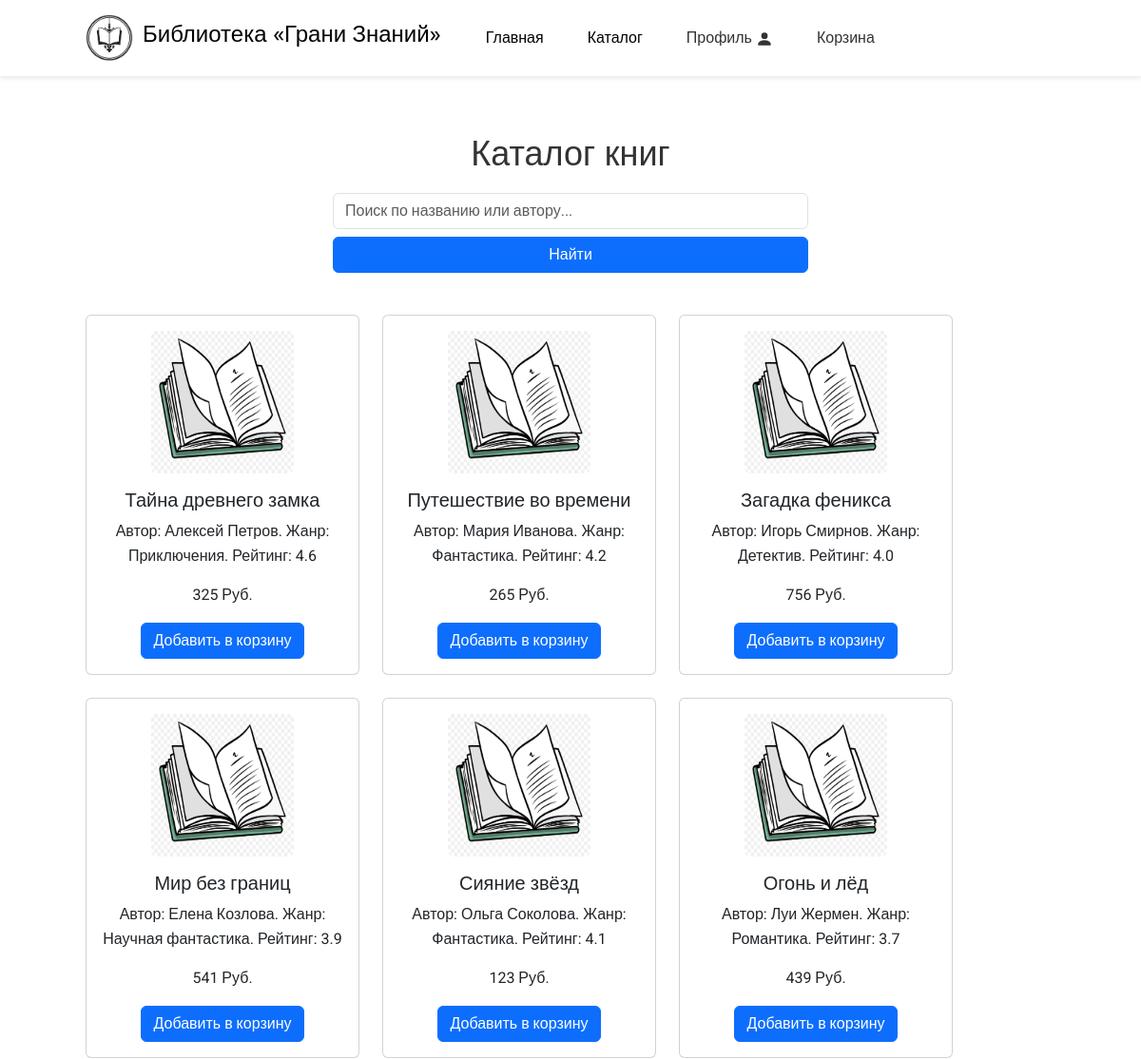
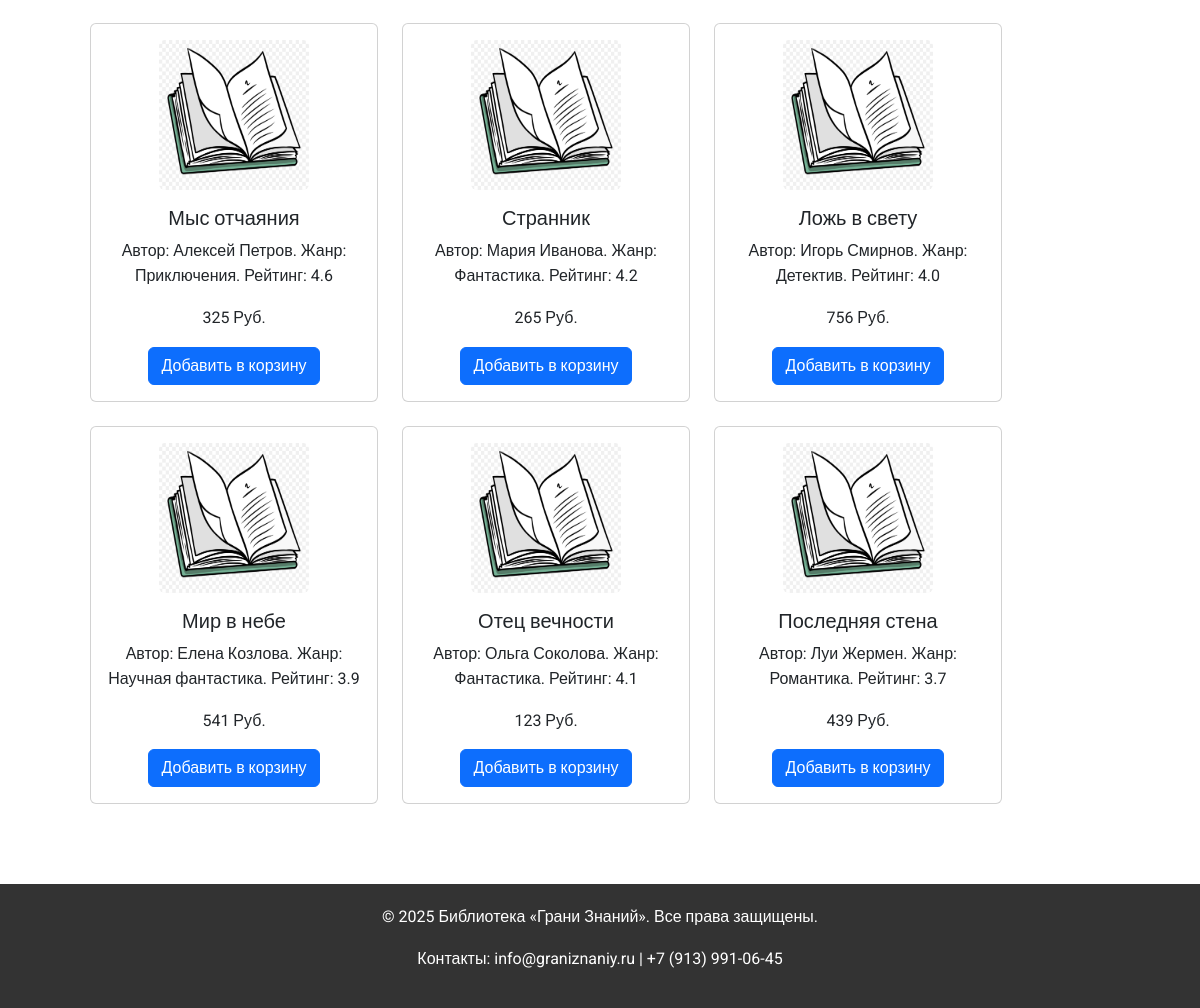
Screenshot of /catalog.php (signed in) with the database file from the repository (2 pictures, top to bottom).
### tables this page shows
CREATE TABLE `products` (
  `id` int NOT NULL,
  `name` varchar(255) NOT NULL,
  `description` text NOT NULL,
  `cost` decimal(6,0) NOT NULL,
  `image` varchar(255) DEFAULT NULL
);

### catalog.php (the view, shortened to what this page needs)
<!DOCTYPE html>
<html lang="en">
<head>
  <link href="css/bootstrap.min.css" rel="stylesheet" type="text/css">
  <link href="css/style.css" rel="stylesheet" type="text/css">
  <link href="css/styles.css" rel="stylesheet" type="text/css">
</head>
<?php
require_once('php/db.php');
?>
<body>
  <header>
    <div class="container header-content">
      <div class="logo">
        <img src="img/logo.png">
        <h1>Библиотека «Грани Знаний»</h1>
        <nav>
  <ul class="d-flex align-items-center gap-3" style="list-style: none; margin: 0;">
    <li><a href="index.php">Главная</a></li>
    <li><a href="catalog.php">Каталог</a></li>
    <?php
      if (empty($_SESSION['auth'])) {
        echo '
        <li class="nav-item">
          <a class="nav-link" href="login.php">Профиль
            <svg xmlns="http://www.w3.org/2000/svg" width="18" height="18" fill="currentColor" class="bi bi-person-fill" viewBox="0 0 16 16">
              <path d="M3 14s-1 0-1-1 1-4 6-4 6 3 6 4-1 1-1 1zm5-6a3 3 0 1 0 0-6 3 3 0 0 0 0 6"/>
            </svg>
          </a>
        </li>
        ';
      } else {
        echo '
        <li class="nav-item">
          <a class="nav-link" href="profile.php">Профиль
            <svg xmlns="http://www.w3.org/2000/svg" width="18" height="18" fill="currentColor" class="bi bi-person-fill" viewBox="0 0 16 16">
              <path d="M3 14s-1 0-1-1 1-4 6-4 6 3 6 4-1 1-1 1zm5-6a3 3 0 1 0 0-6 3 3 0 0 0 0 6"/>
            </svg>
          </a>
        </li>
        <li class="nav-item">
          <a class="nav-link" href="cart.php">Корзина
            <svg xmlns="http://www.w3.org/2000/svg" width="18" height="18" fill="currentColor" class="bi bi-cart4" viewBox="0 0 16 16">
              <path d="..."/>
            </svg>
          </a>
        </li>
        ';
      }
    ?>
  </ul>
</nav>
      </div>
    </div>
  </header>
  <main>
    <section class="catalog">
      <div class="container">
        <h2>Каталог книг</h2>
        <form method="GET" action="catalog.php" class="d-flex flex-column align-items-center mb-4">
  <div class="w-100" style="max-width: 500px;">
    <input type="text" name="query" class="form-control mb-2" placeholder="Поиск по названию или автору..." value="<?= htmlspecialchars($_GET['query'] ?? '') ?>">
    <button type="submit" class="btn btn-primary w-100">Найти</button>
  </div>
</form>
<div class="row">
          <div class="card-container d-flex flex-wrap justify-content-start gap-4">
            <?php
              $query = $_GET['query'] ?? '';
              $query = trim($query);
              if (!empty($query)) {
                $stmt = $conn->prepare("SELECT * FROM products WHERE name LIKE ? OR description LIKE ?");
                $search = '%' . $query . '%';
                $stmt->bind_param("ss", $search, $search);
                $stmt->execute();
                $result = $stmt->get_result();
              } else {
                $result = mysqli_query($conn, "SELECT * FROM products");
              }
              while ($n = mysqli_fetch_array($result)) {
                echo '<form class="card" method="post" action="';
                echo empty($_SESSION['cart']) ? 'php/precreate_cart.php" style="width: 18rem;">' : '#" style="width: 18rem;">';
                echo '
                  <div class="card-body d-flex flex-column align-items-center text-center">
                    <img src="img/'.$n['image'].'" style="height: 150px; width: 150px;" class="img-fluid rounded card-img-top mb-3" alt="Фото отсутствует">
                    <h5 class="card-title">'.$n['name'].'</h5>
                    <p class="card-text">'.$n['description'].'<br></p>
                    <p class="card-text">'.$n['cost'].' Руб.</p>';
                    if (empty($_SESSION['auth'])) {
                      echo '<a href="login.php" class="btn btn-primary">Добавить в корзину</a>';
                    } else {
                      echo '<button type="submit" name="id" value="'.$n['id'].'" class="btn btn-primary">Добавить в корзину</button>';
                    }
                echo '</div></form>';
              }
            ?>
          </div>
        </div>
      </div>
    </section>
  </main>
  <footer>
    <div class="container">
      <p>&copy; 2025 Библиотека «Грани Знаний». Все права защищены.</p>
      <p>Контакты: info@graniznaniy.ru | +7 (913) 991-06-45</p>
    </div>
  </footer>
</body>
</html>

### css/style.css (style rules this page uses)
.card-container { margin: 20px 0; display: flex; flex-wrap: wrap; flex-direction: row; gap: 30px; }

### css/styles.css (style rules this page uses)
* { margin: 0; padding: 0; box-sizing: border-box; }
html { scroll-behavior: smooth; }
body { font-family: 'Roboto', sans-serif; color: #333; line-height: 1.6; background: #f9f9f9; }
.container { width: 90%; max-width: 1200px; margin: 0 auto; }
header { position: sticky; top: 0; z-index: 1000; background: #fff; box-shadow: 0 2px 5px rgba(0,0,0,0.1); padding: 15px 20px; }
.header-content { display: flex; align-items: center; justify-content: space-between; }
.logo { display: flex;align-items: center; }
.logo img { width: 50px; margin-right: 10px; }
.logo h1 { font-size: 24px; color: #000; font-family: 'Montserrat', sans-serif; white-space: nowrap; }
nav ul { list-style: none; display: flex; }
nav ul li { margin: 0 15px; }
nav ul li a { text-decoration: none; color: #000; font-size: 16px; transition: color 0.3s; }
footer { background: #333; color: #fff; text-align: center; padding: 20px; }
.catalog { padding: 60px 20px; background: #fff; text-align: center; }
.catalog h2 { font-size: 36px; margin-bottom: 20px; font-family: 'Montserrat', sans-serif; }

### rows the page displays
products: image (picture), name "Тайна древнего замка", description "Автор: Алексей Петров. Жанр: Приключения. Рейтинг: 4.6", cost "325", $n['id'] 1 (drawn)
products: image (picture), name "Путешествие во времени", description "Автор: Мария Иванова. Жанр: Фантастика. Рейтинг: 4.2", cost "265", $n['id'] 2 (drawn)
products: image (picture), name "Загадка феникса", description "Автор: Игорь Смирнов. Жанр: Детектив. Рейтинг: 4.0", cost "756", $n['id'] 3 (drawn)
products: image (picture), name "Мир без границ", description "Автор: Елена Козлова. Жанр: Научная фантастика. Рейтинг: 3.9", cost "541", $n['id'] 4 (drawn)
products: image (picture), name "Сияние звёзд", description "Автор: Ольга Соколова. Жанр: Фантастика. Рейтинг: 4.1", cost "123", $n['id'] 6 (drawn)
products: image (picture), name "Огонь и лёд", description "Автор: Луи Жермен. Жанр: Романтика. Рейтинг: 3.7", cost "439", $n['id'] 7 (drawn)
products: image (picture), name "Мыс отчаяния", description "Автор: Алексей Петров. Жанр: Приключения. Рейтинг: 4.6", cost "325", $n['id'] 8 (drawn)
products: image (picture), name "Странник", description "Автор: Мария Иванова. Жанр: Фантастика. Рейтинг: 4.2", cost "265", $n['id'] 9 (drawn)
products: image (picture), name "Ложь в свету", description "Автор: Игорь Смирнов. Жанр: Детектив. Рейтинг: 4.0", cost "756", $n['id'] 10 (drawn)
products: image (picture), name "Мир в небе", description "Автор: Елена Козлова. Жанр: Научная фантастика. Рейтинг: 3.9", cost "541", $n['id'] 11 (drawn)
products: image (picture), name "Отец вечности", description "Автор: Ольга Соколова. Жанр: Фантастика. Рейтинг: 4.1", cost "123", $n['id'] 12 (drawn)
products: image (picture), name "Последняя стена", description "Автор: Луи Жермен. Жанр: Романтика. Рейтинг: 3.7", cost "439", $n['id'] 13 (drawn)
